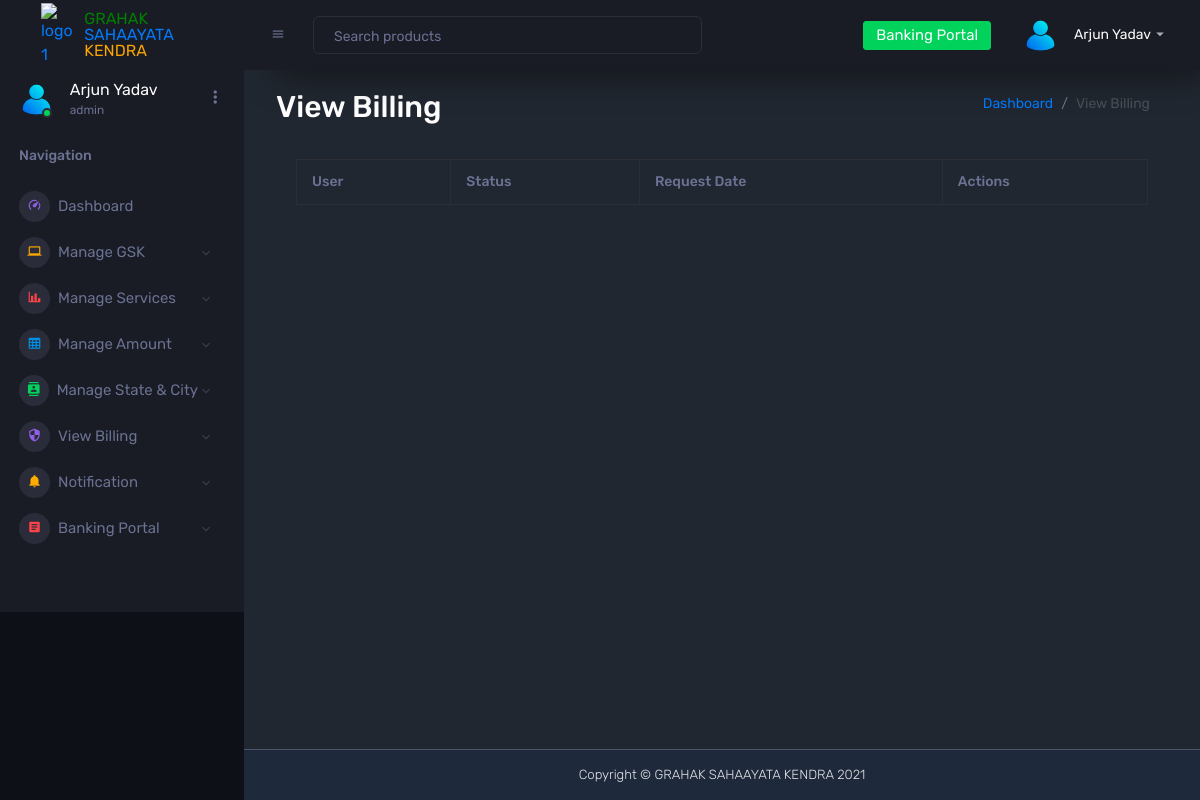
Before: /dashboard/admin/manage-access-requests/ (signed in) with the older database file.
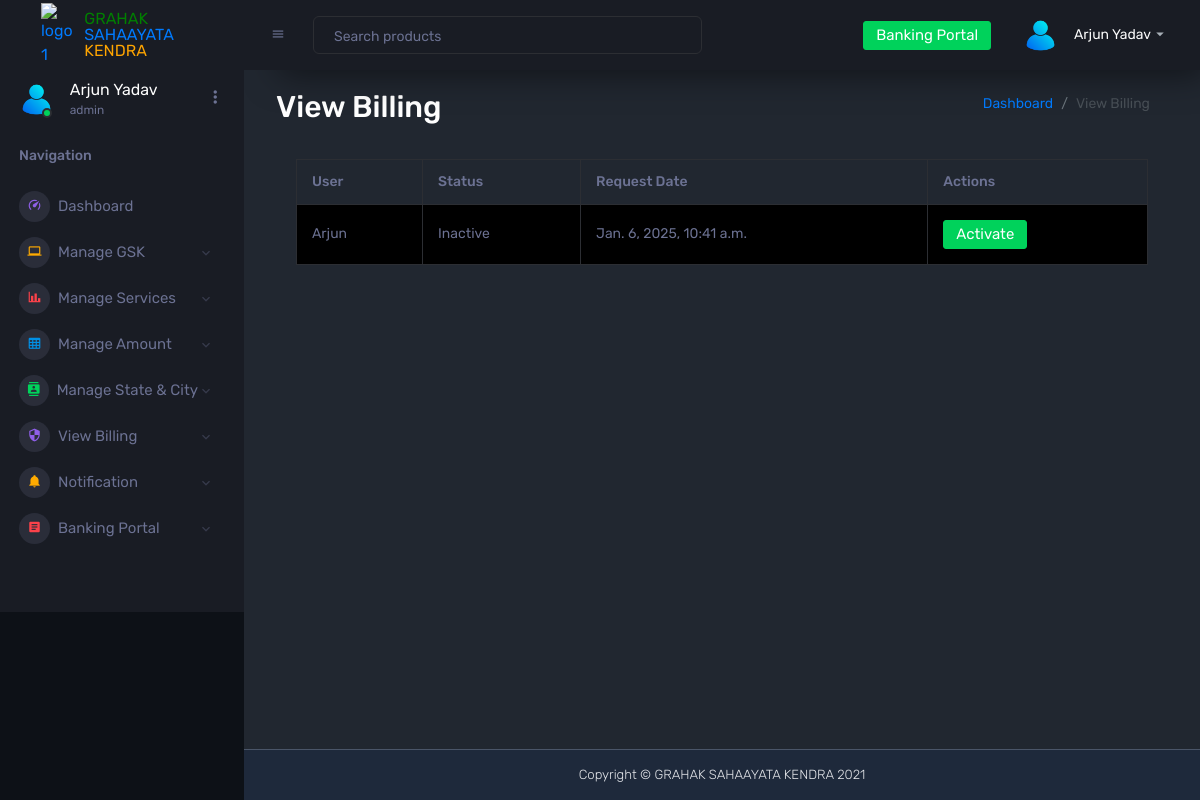
After: the same page with the newer database file.
### dashboard/models.py (models this page shows, shortened)
class BankingPortalAccessRequest(models.Model):
    user = models.ForeignKey(User, on_delete=models.CASCADE, related_name='access_requests')
    is_active = models.BooleanField(default=False)
    request_date = models.DateTimeField(auto_now_add=True)
    updated_at = models.DateTimeField(auto_now=True)

class CustomUser(AbstractUser):
    email = models.EmailField(unique=True, null=False, blank=False)
    is_retailer = models.BooleanField(default=False)
    username = models.CharField(
        max_length=150, unique=True, null=True, blank=True, editable=False
    )  # Automatically generated
    branch_id = models.CharField(max_length=50, unique=True, null=True, blank=False)
    profile_photo = models.ImageField(upload_to='profile_photos/', null=True, blank=True)
    mobile_number = models.CharField(max_length=15, null=True, blank=True)
    pin = models.CharField(max_length=4, blank=True, null=True, verbose_name="Security PIN")
    plain_text_password = models.CharField(max_length=128, blank=True, null=True)  # Temporary field
    full_name = models.CharField(max_length=255, blank=False, null=False)
    address = models.TextField(null=True, blank=True)
    state = models.CharField(max_length=100, null=True, blank=True)
    city = models.CharField(max_length=100, null=True, blank=True)
    postcode = models.CharField(max_length=20, null=True, blank=True)
    dob = models.DateField(null=True, blank=True)
    start_date = models.DateField(null=True, blank=True)
    gender = models.CharField(
        max_length=10, choices=[("Male", "Male"), ("Female", "Female")], null=True, blank=True
    )
    role = models.CharField(
        max_length=50,
        choices=[
            ("admin", "Admin"),
            ("retailer", "Retailer"),
            ("distributor", "Distributor"),
            ("master_distributor", "Master Distributor"),
        ],
        null=True,
        blank=False,
    )
    referred_by = models.ForeignKey(
        "self", on_delete=models.SET_NULL, null=True, blank=True, related_name="referrals"
    )
    wallet_balance = models.DecimalField(max_digits=10, decimal_places=2, default=0.00)
    USERNAME_FIELD = "email"
    REQUIRED_FIELDS = []

### dashboard/views/admin_views.py (the view, shortened to what this page needs)
# urls.py: path('admin/manage-access-requests/', manage_access_requests, name='manage_access_requests'),
@staff_member_required
def manage_access_requests(request):
    access_requests = BankingPortalAccessRequest.objects.all()
    return render(request, 'admin_dashboard/manage_access_requests.html', {'access_requests': access_requests})

### dashboard/templates/admin_dashboard/manage_access_requests.html (shortened to what this page needs)
{% extends 'base.html' %}
{% load static %}
{% block content %}
<div class="container mt-10">
    <div class="cards">
        <div class="d-flex justify-content-between align-items-center">
            <h2 class="card-titles mb-2">View Billing</h2>
            <nav aria-label="breadcrumb">
                <ol class="breadcrumb">
                    <li class="breadcrumb-item"><a href="{% url 'admin_dashboard' %}">Dashboard</a></li>
                    <li class="breadcrumb-item active" aria-current="page">View Billing</li>
                </ol>
            </nav>
        </div>
        <div class="card-body">
            <div class="table-responsive">
              <table class="table table-striped table-bordered">
                <thead>
                  <tr>
                    <th>User</th>
                    <th>Status</th>
                    <th>Request Date</th>
                    <th>Actions</th>
                  </tr>
                </thead>
                <tbody>
                  {% for request in access_requests %}
                    <tr>
                      <td>{{ request.user.username }}</td>
                      <td>
                        {% if request.is_active %}
                          Active
                        {% else %}
                          Inactive
                        {% endif %}
                      </td>
                      <td>{{ request.request_date }}</td>
                      <td>
                        <form method="post">
                          {% if request.is_active %}
                            <button type="submit" name="action" value="deactivate" class="btn btn-warning">Deactivate</button>
                          {% else %}
                            <button type="submit" name="action" value="activate" class="btn btn-success">Activate</button>
                          {% endif %}
                        </form>
                      </td>
                    </tr>
                  {% endfor %}
                </tbody>
              </table>
            </div>
        </div>
    </div>
</div>
{% endblock %}

Changed rows visible on the page:
added BankingPortalAccessRequest: user.username "Arjun", is_active "Inactive", request_date "Jan. 6, 2025, 10:41 a.m."
